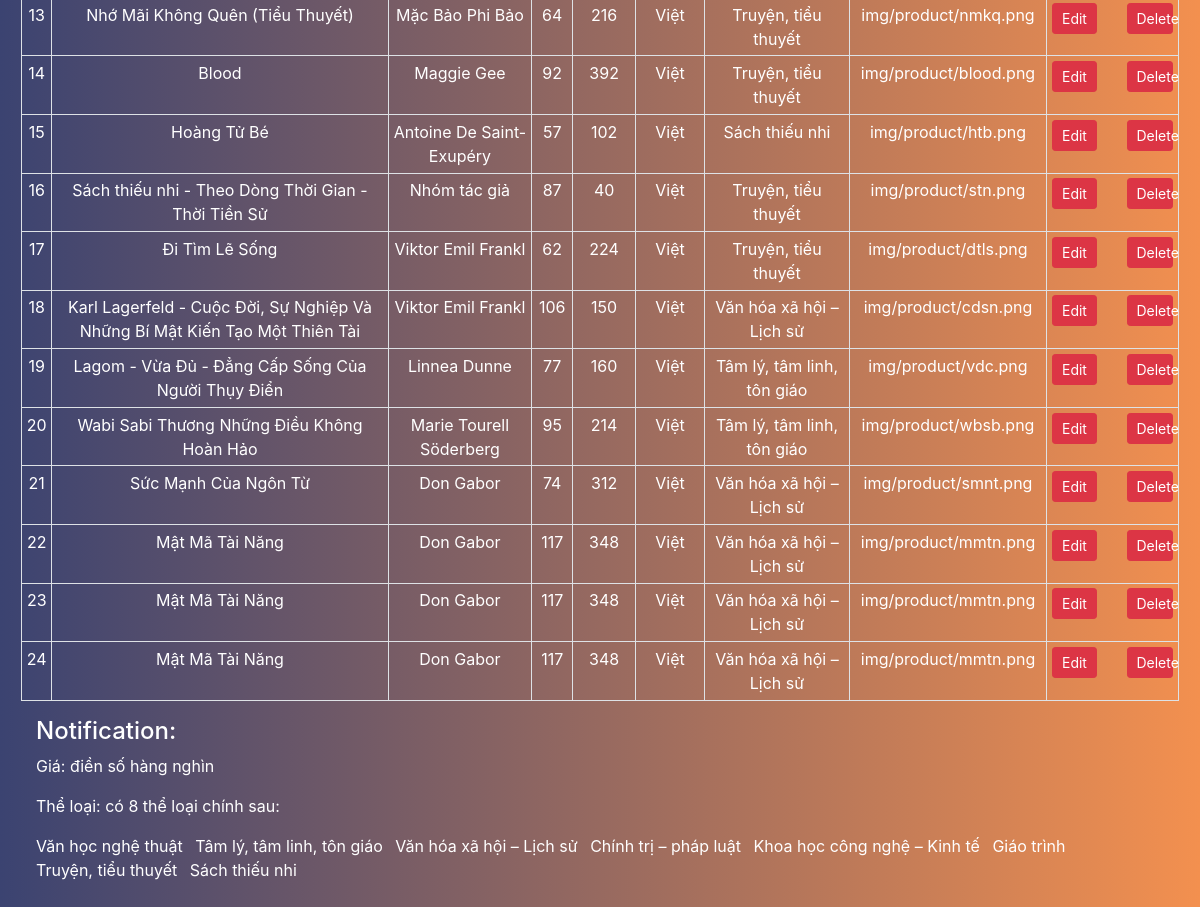
Before: /BTL/people/admin/book/index.php (lower part) with the older database file.
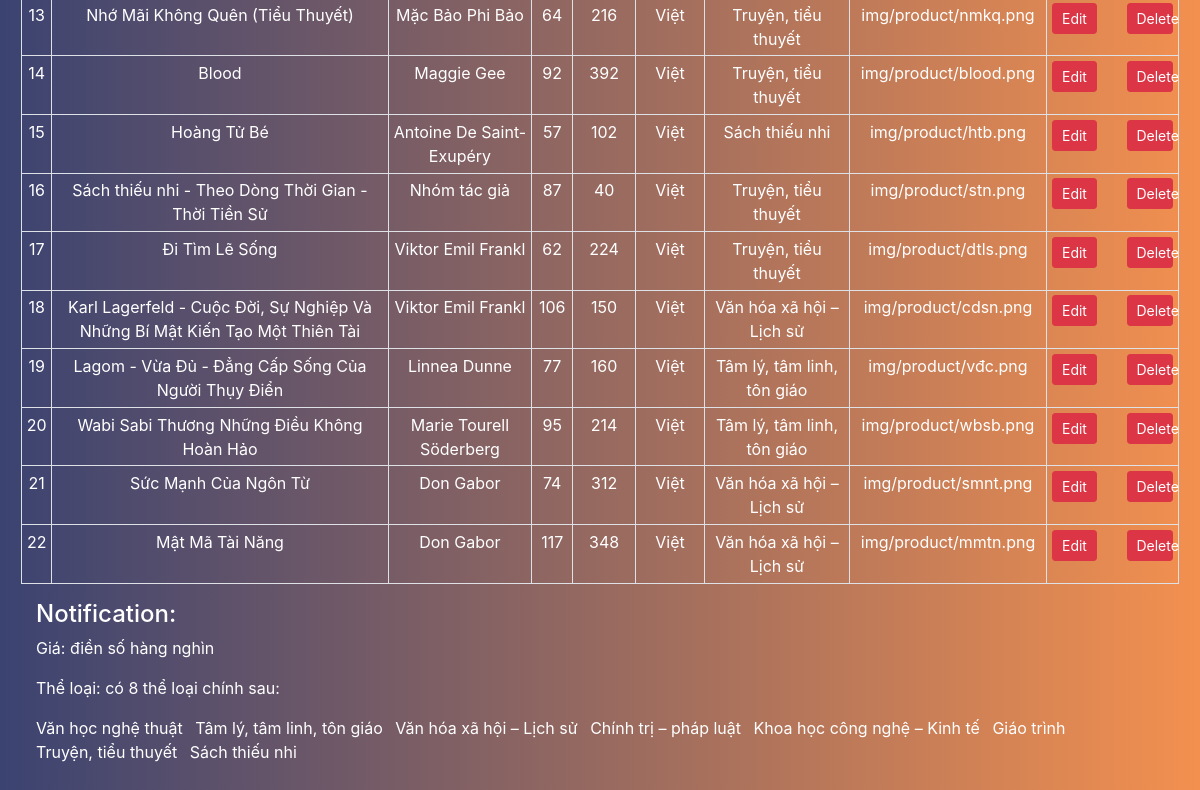
After: the same page with the newer database file.
### tables this page shows
CREATE TABLE `books` (
  `id` int(5) NOT NULL,
  `name` varchar(100) NOT NULL,
  `author` varchar(30) NOT NULL,
  `price` int(10) NOT NULL,
  `page` int(5) NOT NULL,
  `lang` varchar(10) NOT NULL,
  `type` varchar(30) NOT NULL,
  `img` varchar(100) NOT NULL
);

### BTL/people/admin/book/index.php (the view, shortened to what this page needs)
<!DOCTYPE html>
<html lang="en">
<head>
  <link href="https://maxcdn.bootstrapcdn.com/bootstrap/4.1.1/css/bootstrap.min.css" rel="stylesheet" id="bootstrap-css" />
  <link rel="stylesheet" href="../style.css" />
</head>
<body>
  <div class="container-fluid back-ground">
    <div class="row table-responsive-sm">
      <table class="table table-bordered table-sm">
        <tbody>
          <?php
          include $_SERVER['DOCUMENT_ROOT'] . '/BTL/php/conn.php';
          $sql = "SELECT * FROM books ";
          $result = mysqli_query($con, $sql);
          while ($row = mysqli_fetch_assoc($result)) {
            $id = $row['id'];
            $name = $row['name'];
            $author = $row['author'];
            $price = $row['price'];
            $page = $row['page'];
            $lang = $row['lang'];
            $type = $row['type'];
            $img = $row['img'];
          ?>
            <tr>
              <td><?php echo $id ?></td>
              <td><?php echo $name ?></td>
              <td><?php echo $author ?></td>
              <td><?php echo $price ?></td>
              <td><?php echo $page ?></td>
              <td><?php echo $lang ?></td>
              <td><?php echo $type ?></td>
              <td><?php echo $img ?></td>
              <td>
                <div class="row">
                  <div class="col-6">
                    <button type="button" class="btn btn-danger btn-block btn-sm edit" id="<?php echo $id; ?>">Edit</button>
                  </div>
                  <div class="col-6">
                    <button type="button" class="btn btn-danger btn-block btn-sm delete" id="<?php echo $id; ?>">Delete</button>
                  </div>
                  <div class="col-6">
                  </div>
                  <div class="col-6">
                  </div>
                </div>
              </td>
            </tr>
          <?php
          }
          ?>
        </tbody>
      </table>
    </div>
    <div class="">
      <h4 style="color: white;">Notification:</h4>
      <p style="color: white; font: size 20px;">Giá: điền số hàng nghìn</p>
      <p style="color: white; font: size 20px;">Thể loại: có 8 thể loại chính sau:</p>
      <ul style="color: white; font: size 20px;" class="list-inline">
        <li class="list-inline-item">Văn học nghệ thuật</li>
        <li class="list-inline-item">Tâm lý, tâm linh, tôn giáo</li>
        <li class="list-inline-item">Văn hóa xã hội – Lịch sử</li>
        <li class="list-inline-item">Chính trị – pháp luật</li>
        <li class="list-inline-item">Khoa học công nghệ – Kinh tế</li>
        <li class="list-inline-item">Giáo trình</li>
        <li class="list-inline-item">Truyện, tiểu thuyết</li>
        <li class="list-inline-item">Sách thiếu nhi</li>
      </ul>
    </div>
  </div>
</body>
</html>

Changed rows visible on the page:
removed books: id "23", name "Mật Mã Tài Năng", author "Don Gabor", price "117", page "348", lang "Việt", type "Văn hóa xã hội – Lịch sử", img "img/product/mmtn.png"
removed books: id "24", name "Mật Mã Tài Năng", author "Don Gabor", price "117", page "348", lang "Việt", type "Văn hóa xã hội – Lịch sử", img "img/product/mmtn.png"
changed books "Lagom - Vừa Đủ - Đẳng Cấp Sống Của Người Thụy Điển": img "img/product/vdc.png" → "img/product/vđc.png"
